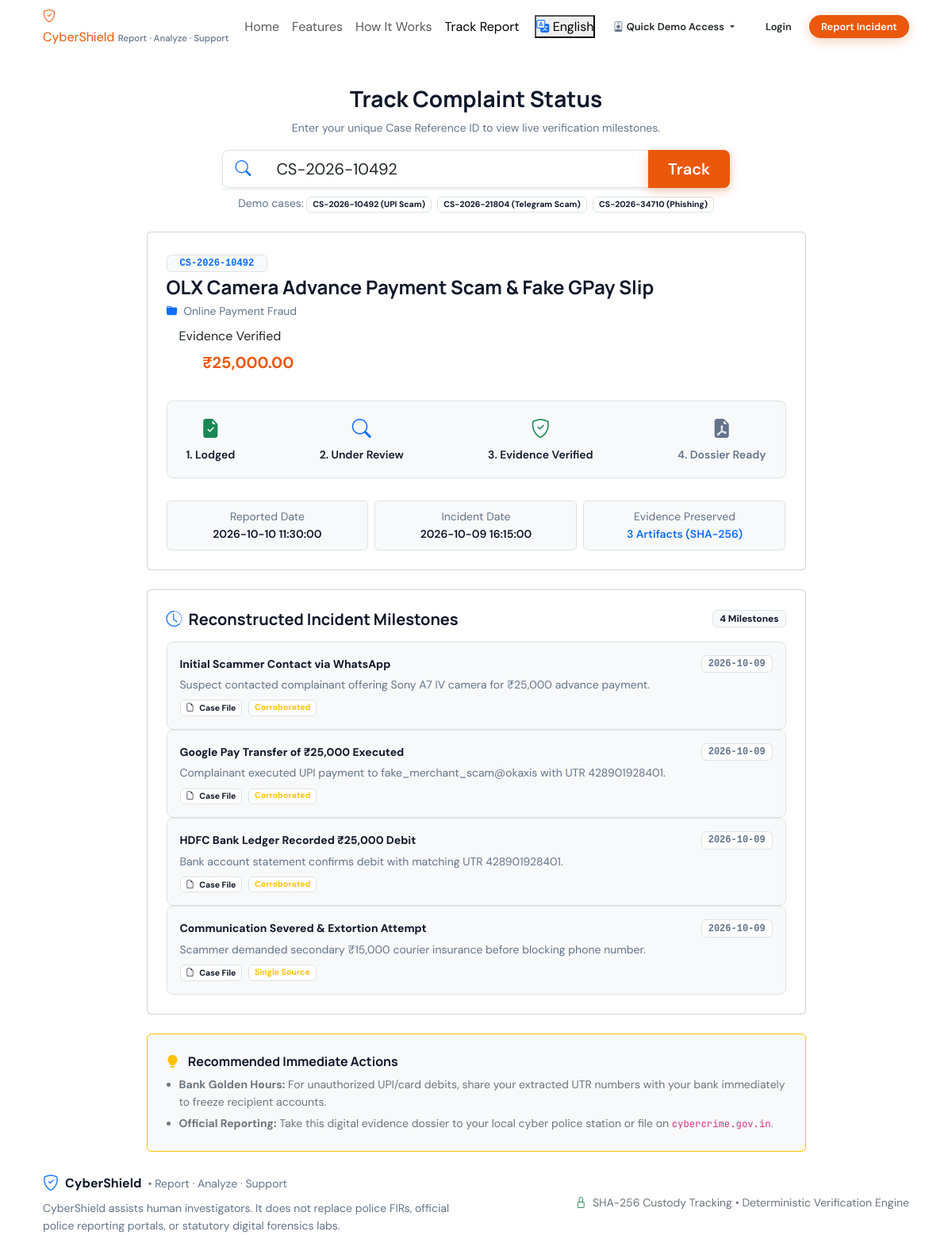
Page /track?case_ref=CS-2026-10492 on the committed database.
### tables this page shows
CREATE TABLE cases (
        id INTEGER PRIMARY KEY AUTOINCREMENT,
        case_id TEXT UNIQUE NOT NULL,
        user_id INTEGER NOT NULL REFERENCES users(id) ON DELETE CASCADE,
        title TEXT NOT NULL,
        category TEXT NOT NULL,
        description TEXT NOT NULL,
        incident_date TEXT NOT NULL,
        reported_date TIMESTAMP DEFAULT CURRENT_TIMESTAMP,
        loss_amount REAL DEFAULT 0.0,
        suspect_phone TEXT,
        suspect_email TEXT,
        suspect_upi TEXT,
        suspect_platform TEXT,
        status TEXT NOT NULL DEFAULT 'Submitted',
        priority TEXT NOT NULL DEFAULT 'Medium',
        updated_at TIMESTAMP DEFAULT CURRENT_TIMESTAMP
    );

CREATE TABLE events (
        id INTEGER PRIMARY KEY AUTOINCREMENT,
        case_id INTEGER NOT NULL REFERENCES cases(id) ON DELETE CASCADE,
        evidence_id INTEGER REFERENCES evidence_files(id) ON DELETE SET NULL,
        title TEXT NOT NULL,
        event_date TEXT NOT NULL,
        event_time TEXT,
        event_type TEXT DEFAULT 'INCIDENT_STEP',
        description TEXT NOT NULL,
        confidence REAL DEFAULT 0.9,
        verification_status TEXT DEFAULT 'Unverified',
        is_uncertain INTEGER DEFAULT 0,
        source_reference TEXT,
        created_at TIMESTAMP DEFAULT CURRENT_TIMESTAMP
    );

### modules/cases.py (the view)
@cases_bp.route('/track', methods=['GET', 'POST'])
def track_case():
    db = get_db()
    case_ref = request.args.get('case_ref', '').strip() or request.form.get('case_ref', '').strip()
    case = None
    timeline = []
    evidence_count = 0
    if case_ref:
        case = db.execute("SELECT * FROM cases WHERE case_id = ?", (case_ref,)).fetchone()
        if case:
            timeline = db.execute(
                "SELECT * FROM events WHERE case_id = ? ORDER BY event_date ASC, event_time ASC",
                (case['id'],)
            ).fetchall()
            evidence_count = db.execute(
                "SELECT COUNT(*) as cnt FROM evidence_files WHERE case_id = ?",
                (case['id'],)
            ).fetchone()['cnt']
        else:
            flash(f"No case found matching reference '{case_ref}'. Please verify the ID.", 'warning')
    return render_template('citizen/track_case.html', case=case, timeline=timeline, evidence_count=evidence_count, case_ref=case_ref)

### templates/citizen/track_case.html (shortened to what this page needs)
{% extends "base.html" %}
{% block content %}
<div class="container py-4">
    <div class="row justify-content-center mb-4">
        <div class="col-lg-7 text-center">
            <h3 class="fw-bold text-dark mb-2">Track Complaint Status</h3>
            <p class="text-muted small">Enter your unique Case Reference ID to view live verification milestones.</p>
            <form method="GET" action="{{ url_for('cases.track_case') }}" class="mt-3">
                <div class="input-group input-group-lg shadow-sm">
                    <span class="input-group-text bg-white border text-primary"><i class="bi bi-search"></i></span>
                    <input type="text" class="form-control form-control-clean border-start-0" name="case_ref" placeholder="e.g. CS-2026-10492" value="{{ case_ref }}" required>
                    <button class="btn btn-orange px-4 fw-semibold" type="submit">Track</button>
                </div>
            </form>
            <div class="mt-2 text-muted small">
                <span>Demo cases: </span>
                <a href="{{ url_for('cases.track_case', case_ref='CS-2026-10492') }}" class="badge bg-white border text-dark text-decoration-none me-1">CS-2026-10492 (UPI Scam)</a>
                <a href="{{ url_for('cases.track_case', case_ref='CS-2026-21804') }}" class="badge bg-white border text-dark text-decoration-none me-1">CS-2026-21804 (Telegram Scam)</a>
                <a href="{{ url_for('cases.track_case', case_ref='CS-2026-34710') }}" class="badge bg-white border text-dark text-decoration-none">CS-2026-34710 (Phishing)</a>
            </div>
        </div>
    </div>
    {% if case %}
    <div class="row justify-content-center">
        <div class="col-lg-9">
            <div class="card card-clean p-4 mb-4">
                <div class="d-flex flex-wrap justify-content-between align-items-start gap-2 mb-3">
                    <div>
                        <span class="badge bg-light text-primary border font-monospace px-3 py-1 mb-1">{{ case['case_id'] }}</span>
                        <h4 class="fw-bold text-dark mb-1">{{ case['title'] }}</h4>
                        <div class="text-muted small"><i class="bi bi-folder-fill text-primary me-1"></i> {{ case['category'] }}</div>
                    </div>
                    <div class="text-end">
                        <span class="badge-status
                            {% if case['status'] == 'Submitted' %}badge-status-submitted
                            {% elif case['status'] == 'Under Review' %}badge-status-review
                            {% elif case['status'] == 'Evidence Verified' %}badge-status-verified
                            {% else %}badge-status-report{% endif %} px-3 py-1">
                            {{ case['status'] }}
                        </span>
                        <div class="text-orange fw-bold fs-5 mt-1">{{ case['loss_amount'] | inr }}</div>
                    </div>
                </div>
                <div class="p-3 bg-light rounded-3 border my-3">
                    <div class="d-flex justify-content-between text-center position-relative">
                        <div class="px-2">
                            <i class="bi bi-file-earmark-check-fill text-success fs-4 d-block"></i>
                            <span class="small fw-semibold text-dark">1. Lodged</span>
                        </div>
                        <div class="px-2">
                            <i class="bi bi-search text-{% if case['status'] != 'Submitted' %}primary{% else %}muted{% endif %} fs-4 d-block"></i>
                            <span class="small fw-semibold text-{% if case['status'] != 'Submitted' %}dark{% else %}muted{% endif %}">2. Under Review</span>
                        </div>
                        <div class="px-2">
                            <i class="bi bi-shield-check text-{% if case['status'] in ['Evidence Verified', 'Report Generated', 'Closed'] %}success{% else %}muted{% endif %} fs-4 d-block"></i>
                            <span class="small fw-semibold text-{% if case['status'] in ['Evidence Verified', 'Report Generated', 'Closed'] %}dark{% else %}muted{% endif %}">3. Evidence Verified</span>
                        </div>
                        <div class="px-2">
                            <i class="bi bi-file-earmark-pdf-fill text-{% if case['status'] in ['Report Generated', 'Closed'] %}warning{% else %}muted{% endif %} fs-4 d-block"></i>
                            <span class="small fw-semibold text-{% if case['status'] in ['Report Generated', 'Closed'] %}dark{% else %}muted{% endif %}">4. Dossier Ready</span>
                        </div>
                    </div>
                </div>
                <div class="row g-2 mt-1">
                    <div class="col-md-4">
                        <div class="p-2 bg-light rounded border text-center">
                            <div class="text-muted small">Reported Date</div>
                            <div class="fw-semibold text-dark small">{{ case['reported_date'] | datetime_fmt }}</div>
                        </div>
                    </div>
                    <div class="col-md-4">
                        <div class="p-2 bg-light rounded border text-center">
                            <div class="text-muted small">Incident Date</div>
                            <div class="fw-semibold text-dark small">{{ case['incident_date'] }}</div>
                        </div>
                    </div>
                    <div class="col-md-4">
                        <div class="p-2 bg-light rounded border text-center">
                            <div class="text-muted small">Evidence Preserved</div>
                            <div class="text-primary fw-semibold small">{{ evidence_count }} Artifacts (SHA-256)</div>
                        </div>
                    </div>
                </div>
            </div>
            <div class="card card-clean p-4 mb-4">
                <div class="d-flex justify-content-between align-items-center mb-3">
                    <h5 class="fw-bold text-dark mb-0">
                        <i class="bi bi-clock-history text-primary me-2"></i>Reconstructed Incident Milestones
                    </h5>
                    <span class="badge bg-light text-dark border">{{ timeline | length }} Milestones</span>
                </div>
                {% if timeline %}
                <div class="timeline-track-light">
                    {% for ev in timeline %}
                    <div class="timeline-item-light">
                        <div class="p-3 bg-light rounded-3 border">
                            <div class="d-flex justify-content-between align-items-start mb-1">
                                <span class="fw-bold text-dark small">{{ ev['title'] }}</span>
                                <span class="badge bg-white text-muted border font-monospace small">{{ ev['event_date'] }}</span>
                            </div>
                            <p class="text-muted small mb-2">{{ ev['description'] }}</p>
                            <div class="d-flex gap-2 small">
                                <span class="badge bg-white text-dark border">
                                    <i class="bi bi-file-earmark me-1"></i> {{ ev['source_reference'] or 'Case File' }}
                                </span>
                                <span class="badge bg-white text-{% if 'Verified' in ev['verification_status'] %}success{% else %}warning{% endif %} border">
                                    {{ ev['verification_status'] }}
                                </span>
                            </div>
                        </div>
                    </div>
                    {% endfor %}
                </div>
                {% endif %}
            </div>
            <div class="card card-clean p-4 border-warning bg-light">
                <h6 class="text-dark fw-bold mb-2">
                    <i class="bi bi-lightbulb-fill text-warning me-2"></i> Recommended Immediate Actions
                </h6>
                <ul class="text-secondary small mb-0 ps-3">
                    <li class="mb-1"><b>Bank Golden Hours:</b> For unauthorized UPI/card debits, share your extracted UTR numbers with your bank immediately to freeze recipient accounts.</li>
                    <li><b>Official Reporting:</b> Take this digital evidence dossier to your local cyber police station or file on <code>cybercrime.gov.in</code>.</li>
                </ul>
            </div>
        </div>
    </div>
    {% endif %}
</div>
{% endblock %}

### templates/base.html (shortened to what this page needs)
<!DOCTYPE html>
<html lang="en" data-bs-theme="light">
<head>
    <link href="https://cdn.jsdelivr.net/npm/bootstrap@5.3.3/dist/css/bootstrap.min.css" rel="stylesheet">
    <link rel="stylesheet" href="https://cdn.jsdelivr.net/npm/bootstrap-icons@1.11.3/font/bootstrap-icons.min.css">
    <link rel="stylesheet" href="{{ url_for('static', filename='css/style.css') }}">
</head>
<body>
    <nav class="navbar navbar-expand-lg navbar-cyber sticky-top">
        <div class="container px-lg-4">
            <a class="brand-logo-wrap" href="{{ url_for('index') }}">
                <div class="brand-icon">
                    <i class="bi bi-shield-check"></i>
                </div>
                <div class="brand-text">
                    <span class="brand-title">CyberShield</span>
                    <span class="brand-tagline" data-i18n="brand_subtitle">Report · Analyze · Support</span>
                </div>
            </a>
            <div class="collapse navbar-collapse" id="navbarMain">
                <ul class="navbar-nav mx-auto mb-2 mb-lg-0">
                    <li class="nav-item">
                        <a class="nav-link {% if request.endpoint == 'index' %}active{% endif %}" href="{{ url_for('index') }}" data-i18n="nav_home">
                        </a>
                    </li>
                    <li class="nav-item">
                        <a class="nav-link" href="{{ url_for('index') }}#features" data-i18n="nav_features">
                        </a>
                    </li>
                    <li class="nav-item">
                        <a class="nav-link" href="{{ url_for('index') }}#how-it-works" data-i18n="nav_how_it_works">
                        </a>
                    </li>
                    <li class="nav-item">
                        <a class="nav-link {% if request.endpoint == 'cases.track_case' %}active{% endif %}" href="{{ url_for('cases.track_case') }}" data-i18n="nav_track">
                        </a>
                    </li>
                </ul>
                <div class="d-flex align-items-center gap-2">
                    <button class="btn-lang-toggle" onclick="toggleLanguage()" title="Switch Language / भाषा बदलें">
                        <i class="bi bi-translate text-primary"></i>
                        <span id="currentLangLabel">English</span>
                    </button>
                    <div class="dropdown">
                        <button class="btn btn-sm btn-light-pill dropdown-toggle d-flex align-items-center gap-1" type="button" data-bs-toggle="dropdown">
                            <i class="bi bi-person-badge text-muted"></i>
                            <span data-i18n="nav_quick_demo">Quick Demo</span>
                        </button>
                    </div>
                    {% if is_authenticated %}
                    <div class="dropdown">
                        <button class="btn btn-sm btn-light-pill dropdown-toggle d-flex align-items-center gap-2" type="button" data-bs-toggle="dropdown">
                            <i class="bi bi-person-circle text-primary"></i>
                            <span class="small fw-semibold">{{ session.full_name }}</span>
                        </button>
                        <ul class="dropdown-menu dropdown-menu-end shadow-sm border">
                            {% if user_role in ['investigator', 'admin'] %}
                            <li><a class="dropdown-item small" href="{{ url_for('cases.investigator_dashboard') }}"><i class="bi bi-speedometer2 me-2"></i>Dashboard</a></li>
                            {% else %}
                            <li><a class="dropdown-item small" href="{{ url_for('cases.citizen_dashboard') }}"><i class="bi bi-collection me-2"></i>My Cases</a></li>
                            {% endif %}
                            <li><hr class="dropdown-divider"></li>
                            <li><a class="dropdown-item small text-danger" href="{{ url_for('auth.logout') }}"><i class="bi bi-box-arrow-right me-2"></i>Sign Out</a></li>
                        </ul>
                    </div>
                    {% else %}
                    <a href="{{ url_for('auth.login') }}" class="btn btn-sm btn-light-pill" data-i18n="nav_login">Login</a>
                    {% endif %}
                    <a href="{{ url_for('cases.submit_complaint') }}" class="btn btn-sm btn-orange" data-i18n="nav_report">
                    </a>
                </div>
            </div>
        </div>
    </nav>
    <main class="flex-grow-1">
        {% block content %}{% endblock %}
    </main>
    <footer>
        <div class="container px-lg-4">
            <div class="row align-items-center gy-3">
                <div class="col-md-6">
                    <div class="d-flex align-items-center gap-2 mb-1">
                        <i class="bi bi-shield-check text-primary fs-5"></i>
                        <span class="fw-bold text-dark">CyberShield</span>
                        <span class="text-muted small">&bull; Report · Analyze · Support</span>
                    </div>
                    <p class="mb-0 text-muted small" data-i18n="notice_desc">
                    </p>
                </div>
                <div class="col-md-6 text-md-end">
                    <div class="text-secondary small">
                        <i class="bi bi-lock me-1 text-success"></i> SHA-256 Custody Tracking &bull; Deterministic Verification Engine
                    </div>
                </div>
            </div>
        </div>
    </footer>
</body>
</html>

### rows in the picture
cases: case_id "CS-2026-10492", title "OLX Camera Advance Payment Scam & Fake GPay Slip", category "Online Payment Fraud", status "Evidence Verified", loss_amount|inr "₹25,000.00", reported_date "2026-10-10 11:30:00", incident_date "2026-10-09 16:15:00"
events: title "Initial Scammer Contact via WhatsApp", event_date "2026-10-09", description "Suspect contacted complainant offering Sony A7 IV camera for ₹25,000 advance payment.", ev "Case File", verification_status "Corroborated"
events: title "Google Pay Transfer of ₹25,000 Executed", event_date "2026-10-09", description "Complainant executed UPI payment to fake_merchant_scam@okaxis with UTR 428901928401.", ev "Case File", verification_status "Corroborated"
events: title "HDFC Bank Ledger Recorded ₹25,000 Debit", event_date "2026-10-09", description "Bank account statement confirms debit with matching UTR 428901928401.", ev "Case File", verification_status "Corroborated"
events: title "Communication Severed & Extortion Attempt", event_date "2026-10-09", description "Scammer demanded secondary ₹15,000 courier insurance before blocking phone number.", ev "Case File", verification_status "Single Source"

### other values in the picture
{{ evidence_count }} "3"
{{ timeline | length }} "4"
